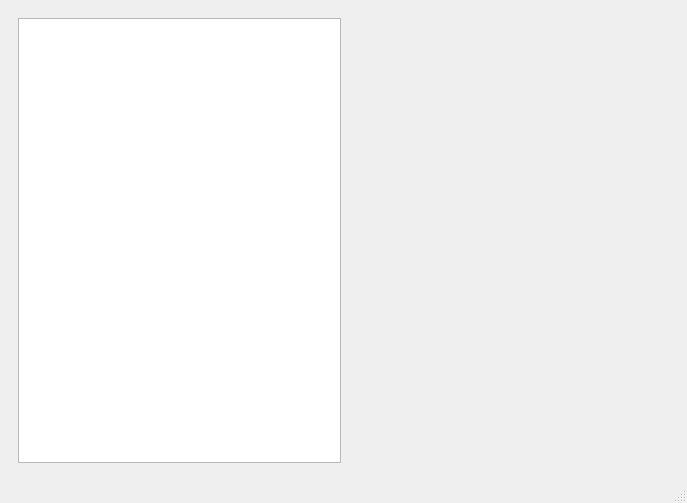
<?xml version="1.0" encoding="UTF-8"?>
<ui version="4.0">
 <class>MainWindow</class>
 <widget class="QMainWindow" name="MainWindow">
  <property name="geometry">
   <rect>
    <x>0</x>
    <y>0</y>
    <width>687</width>
    <height>503</height>
   </rect>
  </property>
  <property name="windowTitle">
   <string>MainWindow</string>
  </property>
  <widget class="QWidget" name="centralwidget">
   <layout class="QHBoxLayout" name="horizontalLayout">
    <item>
     <widget class="QWidget" name="widget" native="true">
      <property name="sizePolicy">
       <sizepolicy hsizetype="Expanding" vsizetype="Expanding">
        <horstretch>0</horstretch>
        <verstretch>0</verstretch>
       </sizepolicy>
      </property>
      <property name="minimumSize">
       <size>
        <width>200</width>
        <height>0</height>
       </size>
      </property>
      <layout class="QHBoxLayout" name="horizontalLayout_2">
       <property name="sizeConstraint">
        <enum>QLayout::SetDefaultConstraint</enum>
       </property>
       <item>
        <widget class="QGraphicsView" name="view"/>
       </item>
       <item>
        <widget class="QWidget" name="deviceInterfaceComponents" native="true">
         <property name="sizePolicy">
          <sizepolicy hsizetype="Expanding" vsizetype="Expanding">
           <horstretch>0</horstretch>
           <verstretch>0</verstretch>
          </sizepolicy>
         </property>
        </widget>
       </item>
      </layout>
     </widget>
    </item>
   </layout>
  </widget>
  <widget class="QMenuBar" name="menubar">
   <property name="geometry">
    <rect>
     <x>0</x>
     <y>0</y>
     <width>687</width>
     <height>30</height>
    </rect>
   </property>
  </widget>
  <widget class="QStatusBar" name="statusbar"/>
 </widget>
 <resources/>
 <connections/>
</ui>
